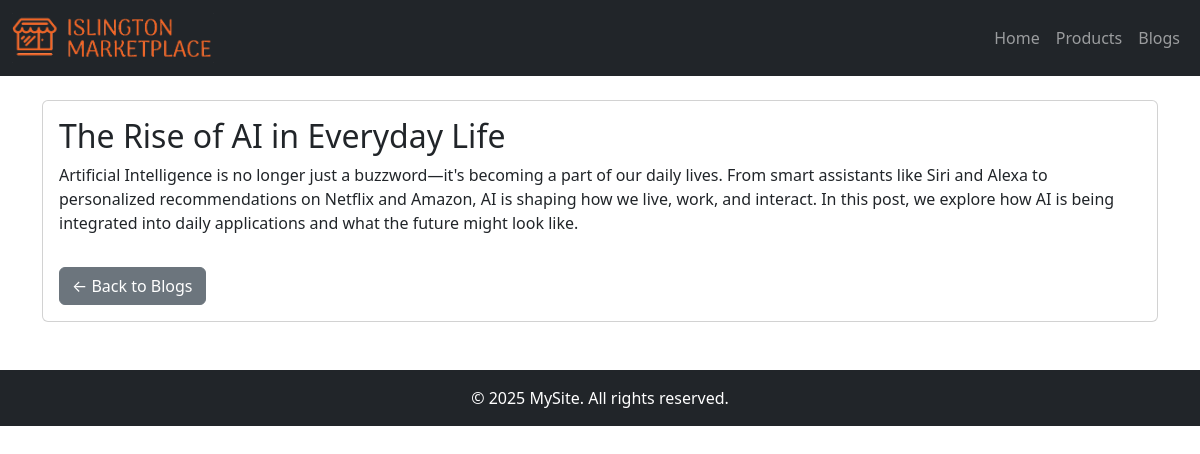
Page /blogs/3/ on the committed database.
### sitesetting/models.py (models this page shows, shortened)
class SiteSetting(models.Model):
    site_title = models.CharField(max_length=200, default="MarketPlace")
    meta_description = models.TextField(blank=True, null=True)
    meta_keywords = models.CharField(max_length=255, blank=True, null=True)
    logo = models.ImageField(upload_to="photos/logos/", blank=True, null=True)
    favicon = models.ImageField(upload_to="photos/favicons/", blank=True, null=True)
    class Meta:
        verbose_name = "Site Setting"
        verbose_name_plural = "Site Setting"

### blogs/models.py (models this page shows, shortened)
class Blog(models.Model):
    category = models.CharField(max_length=100, default='Untitled')
    title = models.CharField(max_length=255)
    content = models.TextField()
    author = models.CharField(max_length=100)
    blog_image = models.ImageField(upload_to='photos/blogs', blank=True)

### blogs/views.py (the view)
# urls.py: path('<int:id>/', views.blog_detail, name='blog_detail')
def blog_detail(request, id):
    blog = get_object_or_404(Blog, id=id)
    return render(request, 'blogs/details1.html', {'blog': blog})

### pages/context_processors.py (called while the page is built)
def pages_links(request):
    pages = Page.objects.all()
    return {'pages': pages}

### sitesetting/context_processors.py (called while the page is built)
def site_settings(request):
    setting = SiteSetting.objects.first()
    return {'site_setting': setting}

### templates copy/blogs/details1.html
{% extends 'master/base1.html' %}
{% block content %}
<div class="card">
  <div class="card-body">
    <h2>{{ blog.title }}</h2>
    <p>{{ blog.content }}</p>
    <a href="{% url 'blog_list' %}" class="btn btn-secondary mt-3">← Back to Blogs</a>
  </div>
</div>
{% endblock %}

### templates copy/includes/header1.html (shortened to what this page needs)
{% load static %}
<nav class="navbar navbar-expand-lg navbar-dark bg-dark">
  <div class="container-fluid">
    <a class="navbar-brand" href="{% url 'home' %}">
      {% if site_setting.logo %}
        <img src="{{ site_setting.logo.url }}" alt="logo"
        style="max-height: 50px; width: auto;" class="d-inline-block align-middle">
      {% endif %}
    </a>
    <div class="collapse navbar-collapse" id="navbarNav">
      <ul class="navbar-nav ms-auto">
        <li class="nav-item">
          <a class="nav-link" href="{% url 'home' %}">Home</a>
        </li>
        <li class="nav-item">
          <a class="nav-link" href="{% url 'products' %}">Products</a>
        </li>
        <li class="nav-item">
          <a class="nav-link" href="{% url 'blog_list' %}">Blogs</a>
        </li>
      </ul>
    </div>
  </div>
</nav>

### rows in the picture
SiteSetting: logo (picture)
Blog: title "The Rise of AI in Everyday Life", content "Artificial Intelligence is no longer just a buzzword—it's becoming a part of our daily lives. From smart assistants like Siri and Alexa to personalized recommendations on Netflix and Amazon, AI is shaping how we live, work, and interact. In this post, we explore how AI is being integrated into daily applications and what the future might look like."
